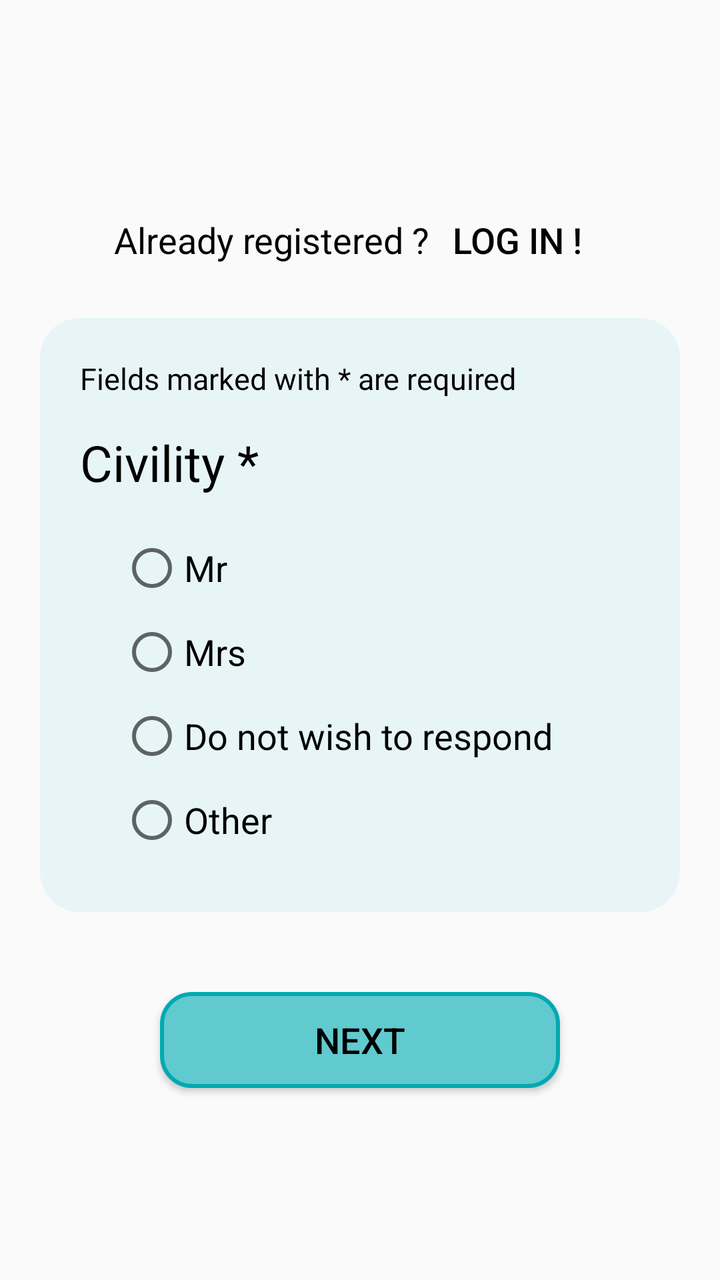
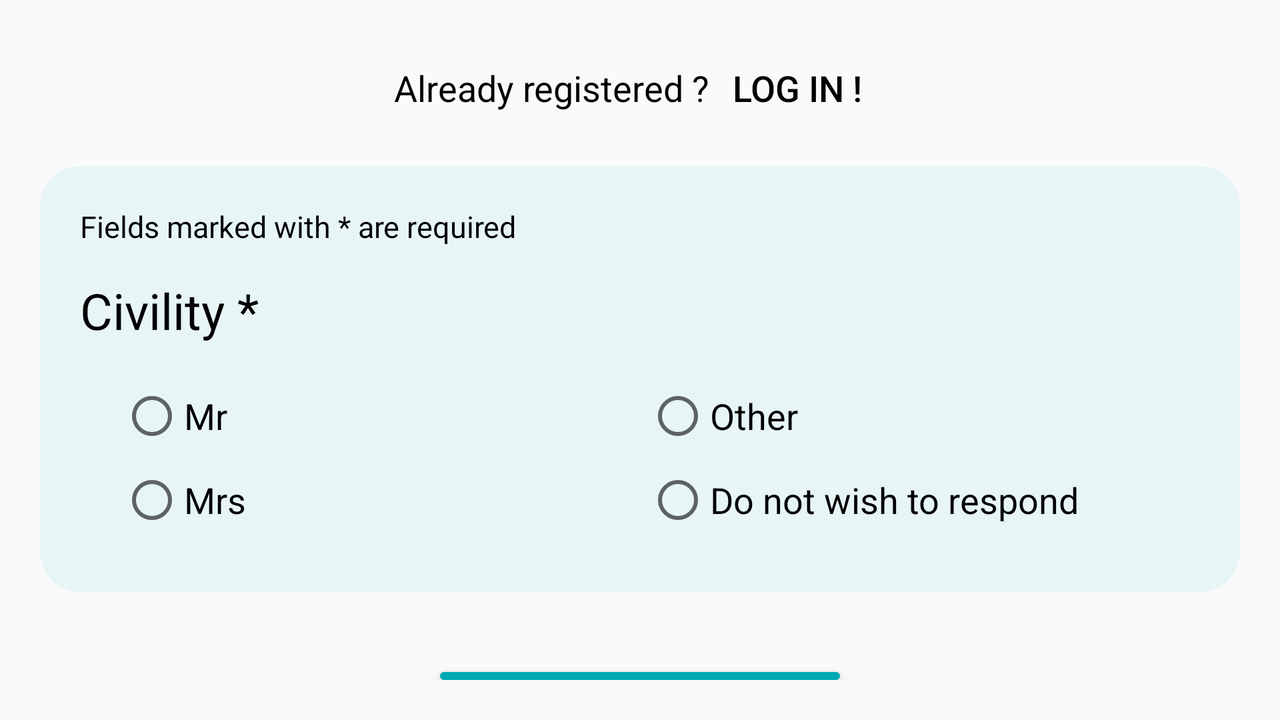

One screen, two layout resources from the same app: the default and the repository's alternative for another configuration. Each is rendered where Android would select it; the XML of both is given below.
<!-- AndroidManifest.xml: application theme Theme.AppFranceAssosSante -->
<!-- res/layout/fragment_inscription.xml -->
<?xml version="1.0" encoding="utf-8"?>
<LinearLayout
    xmlns:android="http://schemas.android.com/apk/res/android"
    android:layout_width="match_parent"
    android:layout_height="match_parent"
    android:orientation="vertical"
    android:layout_margin="20dp"
    android:gravity="center">

    <LinearLayout
        android:layout_width="wrap_content"
        android:layout_height="wrap_content"
        android:orientation="horizontal"
        android:layout_marginBottom="15dp">

        <TextView
            android:layout_width="wrap_content"
            android:layout_height="wrap_content"
            android:text="@string/dejainscrit"/>

        <Button
            android:id="@+id/connnection"
            android:layout_width="wrap_content"
            android:layout_height="wrap_content"
            android:background="@android:color/transparent"
            android:text="@string/connection"/>
    </LinearLayout>

    <LinearLayout
        android:layout_width="match_parent"
        android:layout_height="wrap_content"
        android:orientation="vertical"
        android:padding="20dp"
        android:background="@drawable/fond_bleu_arrondi"
        android:layout_marginBottom="30dp">

        <TextView
            android:layout_width="wrap_content"
            android:layout_height="wrap_content"
            android:text="@string/champs"
            android:textSize="15sp"
            android:layout_marginBottom="15dp"/>

        <TextView
            android:layout_width="wrap_content"
            android:layout_height="wrap_content"
            android:text="@string/civilite2"
            android:textSize="25sp"
            android:layout_marginBottom="20dp"/>

        <RadioGroup
            android:id="@+id/civilite"
            android:layout_width="wrap_content"
            android:layout_height="wrap_content"
            android:orientation="vertical"
            android:layout_marginStart="20dp">

            <RadioButton
                android:id="@+id/monsieur"
                android:layout_width="wrap_content"
                android:layout_height="wrap_content"
                android:layout_marginBottom="10dp"
                android:text="@string/monsieur"/>

            <RadioButton
                android:id="@+id/madame"
                android:layout_width="wrap_content"
                android:layout_height="wrap_content"
                android:layout_marginBottom="10dp"
                android:text="@string/madame"/>

            <RadioButton
                android:id="@+id/sansreponse"
                android:layout_width="wrap_content"
                android:layout_height="wrap_content"
                android:layout_marginBottom="10dp"
                android:text="@string/sansreponse"/>

            <RadioButton
                android:id="@+id/autre"
                android:layout_width="wrap_content"
                android:layout_height="wrap_content"
                android:layout_marginBottom="10dp"
                android:text="@string/autre"/>
        </RadioGroup>
    </LinearLayout>

    <Button
        android:id="@+id/suivant"
        android:layout_width="200dp"
        android:layout_height="wrap_content"
        android:text="@string/suivant"
        android:paddingStart="30dp"
        android:paddingEnd="30dp"
        android:textColor="@color/black"
        android:background="@drawable/btn_suivant"
        android:layout_marginTop="10dp"/>
</LinearLayout>
<!-- resources referenced by this layout -->
<resources>
  <color name="black">#FF000000</color>
  <!-- drawable btn_suivant (drawable) -->
  <?xml version="1.0" encoding="utf-8"?>
  <shape xmlns:android="http://schemas.android.com/apk/res/android">
      <solid android:color="#61CACE"></solid>
      <stroke android:width="2dp" android:color="#00A9B3"></stroke>
      <corners android:radius="15dp"/>
  </shape>
  <!-- drawable fond_bleu_arrondi (drawable) -->
  <?xml version="1.0" encoding="utf-8"?>
  <shape xmlns:android="http://schemas.android.com/apk/res/android">
      <solid android:color="@color/fond_bleu"/>
      <corners android:radius="20dp"/>
  </shape>
  <string name="autre">Other</string>
  <string name="champs">Fields marked with * are required</string>
  <string name="civilite2">Civility *</string>
  <string name="connection">Log in !</string>
  <string name="dejainscrit">Already registered ? </string>
  <string name="madame">Mrs</string>
  <string name="monsieur">Mr</string>
  <string name="sansreponse">Do not wish to respond</string>
  <string name="suivant">Next</string>
  <style name="Theme.AppFranceAssosSante" parent="Theme.AppCompat.DayNight.NoActionBar">
          <item name="android:textSize">18sp</item>
          <item name="android:textColor">@color/black</item>
      </style>
  <color name="fond_bleu">#E7F5F6</color>"
</resources>
<!-- res/layout-land/fragment_inscription.xml (the repository's variant of the layout above) -->
<!-- drawn on the phone turned sideways -->
<?xml version="1.0" encoding="utf-8"?>
<LinearLayout xmlns:android="http://schemas.android.com/apk/res/android"
    android:layout_width="match_parent"
    android:layout_height="match_parent"
    android:layout_margin="20dp"
    android:gravity="center"
    android:orientation="vertical">

    <LinearLayout
        android:layout_width="wrap_content"
        android:layout_height="wrap_content"
        android:layout_marginBottom="15dp"
        android:orientation="horizontal">

        <TextView
            android:layout_width="wrap_content"
            android:layout_height="wrap_content"
            android:text="@string/dejainscrit" />

        <Button
            android:id="@+id/connnection"
            android:layout_width="wrap_content"
            android:layout_height="wrap_content"
            android:background="@android:color/transparent"
            android:text="@string/connection" />
    </LinearLayout>

    <LinearLayout
        android:layout_width="match_parent"
        android:layout_height="wrap_content"
        android:layout_marginBottom="30dp"
        android:background="@drawable/fond_bleu_arrondi"
        android:orientation="vertical"
        android:padding="20dp">

        <TextView
            android:layout_width="wrap_content"
            android:layout_height="wrap_content"
            android:layout_marginBottom="15dp"
            android:text="@string/champs"
            android:textSize="15sp" />

        <TextView
            android:layout_width="wrap_content"
            android:layout_height="wrap_content"
            android:layout_marginBottom="20dp"
            android:text="@string/civilite2"
            android:textSize="25sp" />

        <LinearLayout
            android:id="@+id/civilite"
            android:layout_width="wrap_content"
            android:layout_height="wrap_content"
            android:layout_marginStart="20dp"
            android:orientation="horizontal">

            <RadioGroup android:id="@+id/civilite1"
                android:layout_width="wrap_content"
                android:layout_height="wrap_content"
                android:layout_marginEnd="200dp"
                android:orientation="vertical">

                <RadioButton
                    android:id="@+id/monsieur"
                    android:layout_width="wrap_content"
                    android:layout_height="wrap_content"
                    android:layout_marginBottom="10dp"
                    android:text="@string/monsieur" />

                <RadioButton
                    android:id="@+id/madame"
                    android:layout_width="wrap_content"
                    android:layout_height="wrap_content"
                    android:layout_marginBottom="10dp"
                    android:text="@string/madame" />

            </RadioGroup>

            <RadioGroup android:id="@+id/civilite2"
            android:layout_width="wrap_content"
            android:layout_height="wrap_content"
            android:orientation="vertical">

                <RadioButton
                    android:id="@+id/autre"
                    android:layout_width="wrap_content"
                    android:layout_height="wrap_content"
                    android:layout_marginBottom="10dp"
                    android:text="@string/autre" />

                <RadioButton
                    android:id="@+id/sansreponse"
                    android:layout_width="wrap_content"
                    android:layout_height="wrap_content"
                    android:layout_marginBottom="10dp"
                    android:text="@string/sansreponse" />

            </RadioGroup>
        </LinearLayout>
    </LinearLayout>

    <Button
        android:id="@+id/suivant"
        android:layout_width="200dp"
        android:layout_height="wrap_content"
        android:layout_marginTop="10dp"
        android:background="@drawable/btn_suivant"
        android:paddingStart="30dp"
        android:paddingEnd="30dp"
        android:text="@string/suivant"
        android:textColor="@color/black" />
</LinearLayout>
